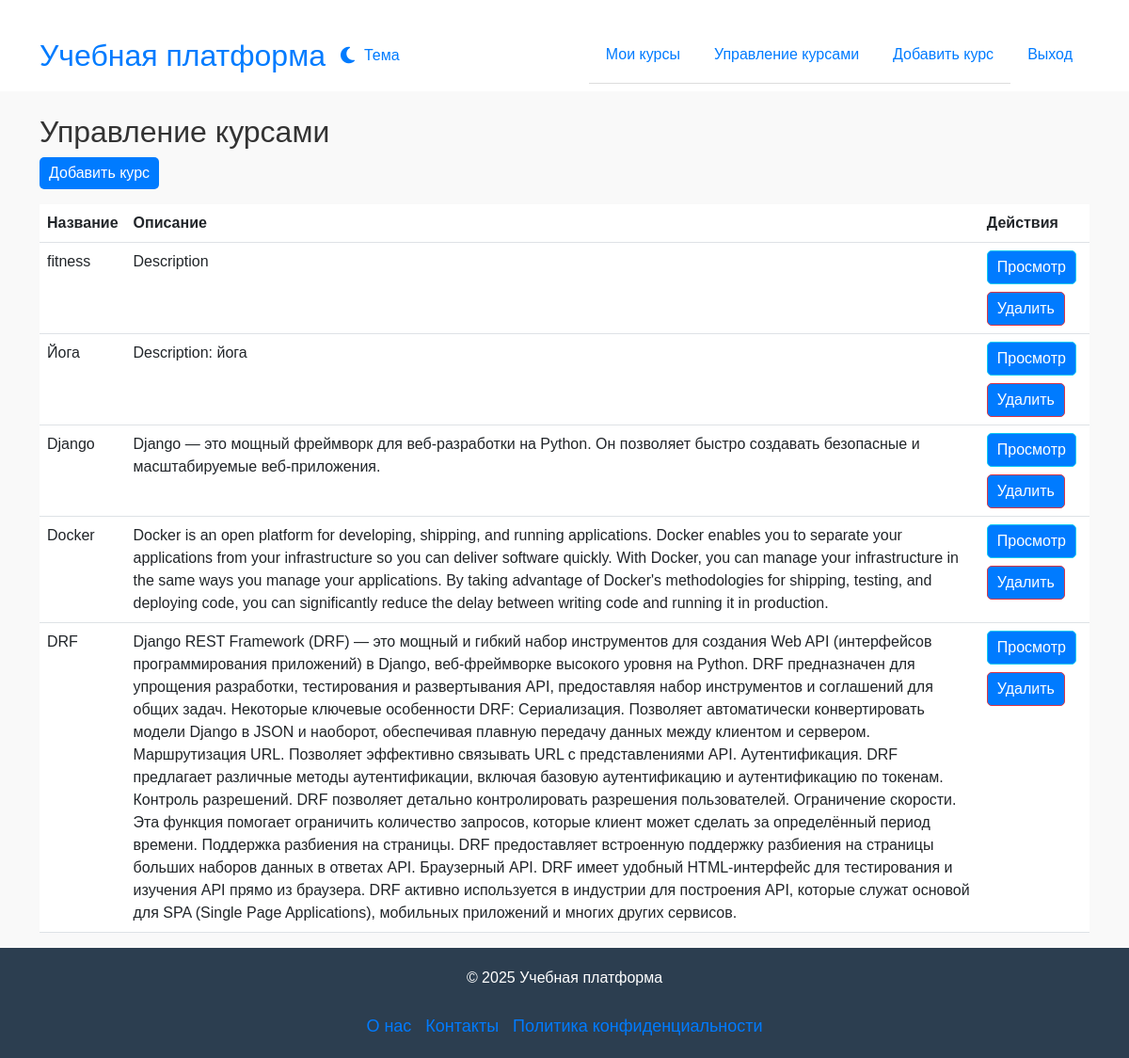
Page /courses/manage/ (signed in) on the committed database.
### online_courses/models.py (models this page shows, shortened)
class Course(models.Model):
    title = models.CharField(max_length=255)
    description = models.TextField(null=True, blank=True)
    teacher = models.ForeignKey(User, on_delete=models.SET_NULL, null=True, limit_choices_to={'role': 'teacher'}, related_name='courses_taught')
    students = models.ManyToManyField(User, related_name='enrolled_courses', blank=True, limit_choices_to={'role': 'student'})

### online_courses/views.py (the view)
# urls.py: path('courses/manage/', manage_courses, name='manage_courses'),
@login_required
def manage_courses(request):
    if request.user.role != 'teacher':
        raise PermissionDenied("Только преподаватели могут управлять курсами.")
    courses = Course.objects.filter(teacher=request.user)
    return render(request, 'manage_courses.html', {'courses': courses})

### online_courses/templates/manage_courses.html
{% extends "base.html" %}
{% block content %}
<h2 class="fade-in">Управление курсами</h2>
<a href="{% url 'online_courses:add_course' %}" class="btn btn-primary">Добавить курс</a>
<table class="table mt-3">
    <thead>
        <tr>
            <th>Название</th>
            <th>Описание</th>
            <th>Действия</th>
        </tr>
    </thead>
    <tbody>
        {% for course in courses %}
        <tr>
            <td>{{ course.title }}</td>
            <td>{{ course.description }}</td>
            <td>
                <a href="{% url 'online_courses:course_detail' course.id %}" class="btn btn-info mb-2">Просмотр</a>
                <a href="{% url 'online_courses:delete_course' course.id %}" class="btn btn-danger"
                   onclick="return confirm('Вы уверены, что хотите удалить этот курс?');">Удалить</a>
            </td>
        </tr>
        {% empty %}
        <tr>
            <td colspan="3">У вас пока нет курсов.</td>
        </tr>
        {% endfor %}
    </tbody>
</table>
{% endblock %}

### online_courses/static/css/style.css (style rules this page uses)
:root { --primary-color: #007bff; --secondary-color: #0056b3; --navbar-background: #ffffff; --navbar-text-color: #007bff; --text-color: #333; --background-color: #f9f9f9; --border-color: #ddd; --footer-background-color: #2c3e50; --footer-text-color: white; --footer-link-color: #f1c40f; }
*, *::before, *::after { box-sizing: border-box; }
html, body { background-color: var(--background-color) !important; color: var(--text-color); min-height: 100vh; }
body { font-family: Arial, sans-serif; min-height: 100vh; display: flex; flex-direction: column; transition: background-color 0.4s ease, color 0.4s ease; }
.fade-in { animation: fadeIn 0.5s ease-in-out; }
h1, h2 { color: var(--text-color); }
.btn-primary { display: flex; align-items: center; justify-content: center; gap: 8px; background-color: var(--primary-color); border: none; color: #fff; padding: 10px 15px; border-radius: 5px; font-size: 16px; cursor: pointer; transition: all 0.3s ease-in-out; }
a { color: var(--primary-color); text-decoration: none; transition: color 0.3s ease-in-out; }
.btn { display: inline-block; padding: 5px 10px; background: #007bff; color: white; text-decoration: none; border-radius: 5px; }

### rows in the picture
Course: title "fitness", description "Description"
Course: title "Йога", description "Description: йога"
Course: title "Django", description "Django — это мощный фреймворк для веб-разработки на Python. Он позволяет быстро создавать безопасные и масштабируемые веб-приложения."
Course: title "Docker", description "Docker is an open platform for developing, shipping, and running applications. Docker enables you to separate your applications from your infrastructure so you can deliver software quickly. With Docker, you can manage your infrastructure in the same ways you manage your applications. By taking advantage of Docker's methodologies for shipping, testing, and deploying code, you can significantly reduce the delay between writing code and running it in production."
Course: title "DRF", description "Django REST Framework (DRF) — это мощный и гибкий набор инструментов для создания Web API (интерфейсов программирования приложений) в Django, веб-фреймворке высокого уровня на Python. DRF предназначен для упрощения разработки, тестирования и развертывания API, предоставляя набор инструментов и соглашений для общих задач. Некоторые ключевые особенности DRF: Сериализация. Позволяет автоматически конвертировать модели Django в JSON и наоборот, обеспечивая плавную передачу данных между клиентом и сервером. Маршрутизация URL. Позволяет эффективно связывать URL с представлениями API. Аутентификация. DRF предлагает различные методы аутентификации, включая базовую аутентификацию и аутентификацию по…"
